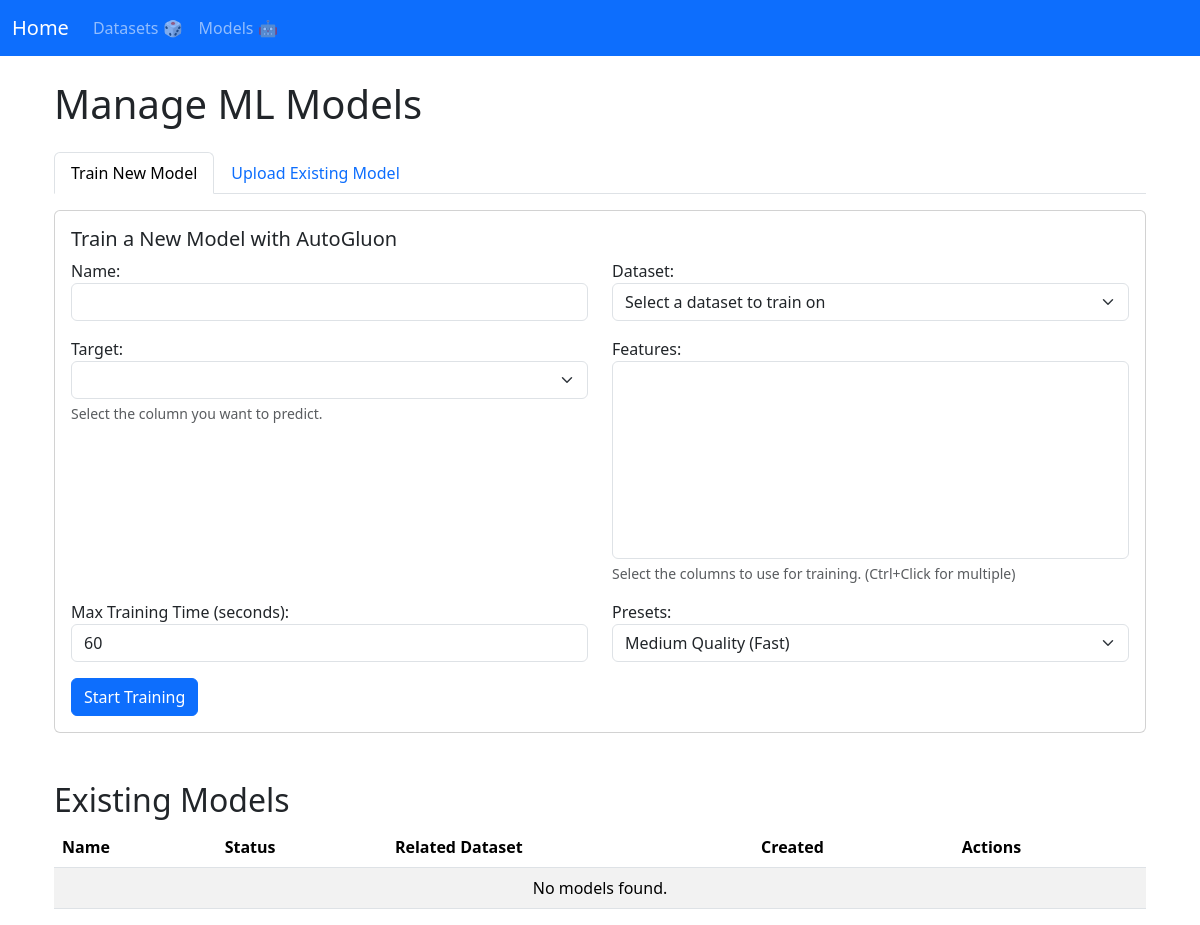
Page /manage_MLmodels/ on the earlier database version.
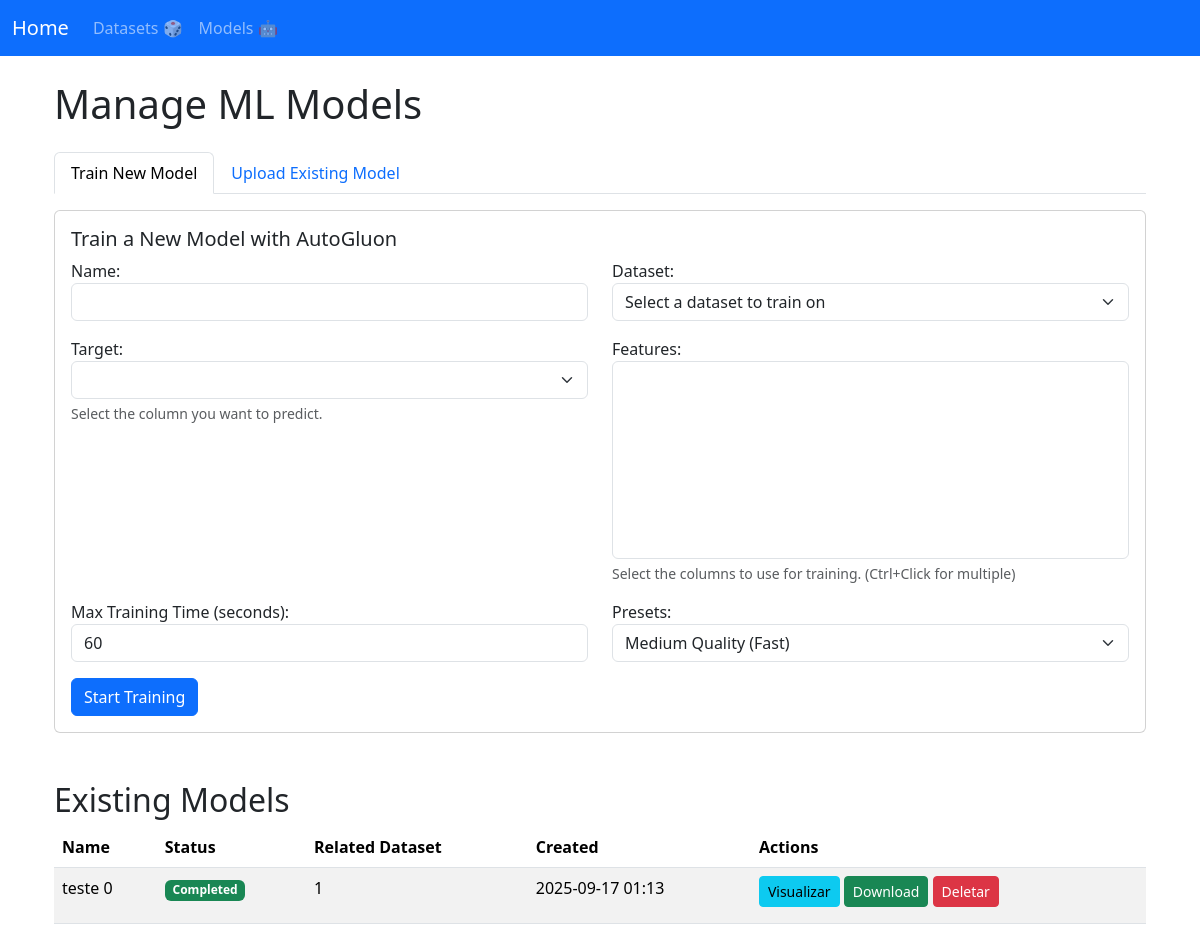
Same page on the later database version.
### manage_MLmodels/models.py (models this page shows, shortened)
class MLModel(models.Model):
    file = models.FileField(
        upload_to="MLmodels/",
        help_text="The ZIP file containing the model on Autogluon format",
        blank=True,
        null=True,
    )
    name = models.CharField(max_length=100, help_text="Name of the model")
    description = models.TextField(
        blank=True,
        null=True,
        help_text="A brief description about the model and it's purpouse",
    )
    related_dataset = models.ForeignKey(
        "manage_datasets.Dataset", on_delete=models.SET_NULL, null=True, blank=True
    )
    features = models.JSONField(
        help_text="List of features used by the model", blank=True, null=True
    )
    target = models.CharField(max_length=100, help_text="Target variable name")
    model_type = models.CharField(
        max_length=100,
        default="TabularPredictor",
        help_text="Type of model, e.g., TabularPredictor",
    )
    STATUS_CHOICES = [
        ("TRAINING", "Training"),
        ("COMPLETED", "Completed"),
        ("FAILED", "Failed"),
    ]
    status = models.CharField(
        max_length=10,
        choices=STATUS_CHOICES,
        default="COMPLETED",
        help_text="The current status of the model.",
    )
    date = models.DateTimeField(
        auto_now_add=True, help_text="Date and time when the dataset was uploaded"
    )
    uploaded_by = models.ForeignKey(
        User,
        on_delete=models.SET_NULL,
        blank=True,
        null=True,
        help_text="User who uploaded the model",
    )
    is_evaluated = models.BooleanField(
        default=False, help_text="Indicates if the model has been evaluated."
    )
    evaluation_date = models.DateTimeField(
        blank=True,
        null=True,
        help_text="Date and time when the model was last evaluated.",
    )
    evaluation_metrics = models.JSONField(
        blank=True,
        null=True,
        help_text="Key-value pairs of evaluation metrics (e.g., accuracy, F1-score).",
    )
    evaluation_plots = models.JSONField(
        blank=True,
        null=True,
        help_text="Cached plots from model evaluation or prediction simulations.",
    )

### manage_datasets/models.py (models this page shows)
class Dataset(models.Model):
    file = models.FileField(
        upload_to="datasets/", help_text="The CSV file containing the dataset"
    )
    name = models.CharField(max_length=100, help_text="Name of the dataset")
    separator = models.CharField(
        max_length=10,
        default=",",
        help_text="Separator used in the CSV file (e.g., ',', ';', '\t')",
    )
    encoding = models.CharField(
        max_length=20,
        default="utf-8",
        help_text="Encoding of the CSV file (e.g., 'utf-8', 'latin-1')",
    )
    description = models.TextField(
        blank=True, null=True, help_text="A brief description of the dataset's contents"
    )
    date = models.DateTimeField(
        auto_now_add=True, help_text="Date and time when the dataset was uploaded"
    )
    n_rows = models.IntegerField(default=0, help_text="Number of rows in the dataset")
    columns = models.JSONField(
        help_text="JSON representation of the column names and their data types"
    )
    n_columns = models.IntegerField(
        default=0, help_text="Number of columns in the dataset"
    )
    uploaded_by = models.ForeignKey(
        User,
        on_delete=models.SET_NULL,
        blank=True,
        null=True,
        help_text="User who uploaded the dataset",
    )
    plots_context = models.JSONField(
        blank=True, null=True, help_text="Cached plots for visualization"
    )
    stats_context = models.JSONField(
        blank=True, null=True, help_text="Cached stats for visualization"
    )
    head_context = models.TextField(
        blank=True,
        null=True,
        help_text="Cached HTML for the head of the dataset for visualization",
    )
    def __str__(self):
        return str(self.name)

### manage_MLmodels/views.py (the view, shortened to what this page needs)
# urls.py: path("", include("manage_MLmodels.urls")),
def manage_MLmodels(request):
    upload_form = None
    train_form = None
    selected_target = ""
    selected_features = []
    if upload_form is None:
        upload_form = UploadMLModelForm(prefix="upload")
    if train_form is None:
        dataset_id = request.GET.get("train-dataset")
        if dataset_id:
            try:
                dataset = Dataset.objects.get(pk=dataset_id)
                columns = (
                    list(dataset.columns.keys())
                    if isinstance(dataset.columns, dict)
                    else list(dataset.columns or [])
                )
                choices = [
                    (c, c) for c in columns
                ]  # Instantiate with the dataset's initial value to show the select already with a value
                train_form = TrainMLModelForm(
                    prefix="train", initial={"dataset": dataset}
                )
                train_form.fields["target"].choices = choices
                train_form.fields["features"].choices = choices
            except Dataset.DoesNotExist:
                train_form = TrainMLModelForm(prefix="train")
        else:
            train_form = TrainMLModelForm(prefix="train")
    selected_features_json = json.dumps(selected_features)
    models = MLModel.objects.all().order_by("-date")
    context = {
        "models": models,
        "upload_form": upload_form,
        "train_form": train_form,
        "selected_target": selected_target,
        "selected_features_json": selected_features_json,
    }
    return render(request, "manage_MLmodels.html", context)

### manage_MLmodels/forms.py
class UploadMLModelForm(forms.Form):
    name = forms.CharField(widget=forms.TextInput(attrs={"class": "form-control"}))
    description = forms.CharField(
        required=False,
        widget=forms.Textarea(attrs={"class": "form-control", "rows": 2}),
    )
    target = forms.CharField(widget=forms.TextInput(attrs={"class": "form-control"}))
    file = forms.FileField(widget=forms.FileInput(attrs={"class": "form-control"}))
    related_dataset = forms.ModelChoiceField(
        queryset=Dataset.objects.all().order_by("name"),
        required=False,
        empty_label="Select a related dataset (optional)",
        widget=forms.Select(attrs={"class": "form-select"}),
    )

### templates/manage_MLmodels.html (shortened to what the changed rows need)
{% extends "base.html" %}
{% block content %}
<div class="container mt-4">
    <h1 class="mb-4">Manage ML Models</h1>
    <h2 class="mt-5">Existing Models</h2>
    <div class="table-responsive">
        <table class="table table-striped table-hover">
            <thead>
                <tr>
                    <th scope="col">Name</th>
                    <th scope="col">Status</th>
                    <th scope="col">Related Dataset</th>
                    <th scope="col">Created</th>
                    <th scope="col">Actions</th>
                </tr>
            </thead>
            <tbody>
                {% for model in models %}
                <tr>
                    <td>{{ model.name }}</td>
                    <td>
                        {% if model.status == 'TRAINING' %}
                            <span class="badge bg-warning text-dark">{{ model.get_status_display }} <span class="spinner-border spinner-border-sm" role="status" aria-hidden="true"></span></span>
                        {% elif model.status == 'COMPLETED' %}
                            <span class="badge bg-success">{{ model.get_status_display }}</span>
                        {% elif model.status == 'FAILED' %}
                            <span class="badge bg-danger">{{ model.get_status_display }}</span>
                        {% else %}
                            <span class="badge bg-secondary">{{ model.get_status_display }}</span>
                        {% endif %}
                    </td>
                    <td>{{ model.related_dataset.name|default:"N/A" }}</td>
                    <td>{{ model.date|date:"Y-m-d H:i" }}</td>
                    <td>
                        <a href="{% url 'visualize_MLmodel_view' model.id %}"
                            class="btn btn-sm btn-info mb-2 visualize-btn"
                            <i class="bi bi-eye-fill"></i>
                            Visualizar
                        </a>
                        {% if model.file %}
                        <a href="{% url 'download_MLmodel_view' model.id %}"
                            class="btn btn-sm btn-success mb-2">
                            Download
                        </a>
                        {% endif %}
                        <a href="{% url 'delete_MLmodel_view' model.id %}"
                            class="btn btn-sm btn-danger mb-2"
                            onclick="return confirm('Tem certeza que deseja excluir esse modelo?');">
                            Deletar
                        </a>
                    </td>
                </tr>
                {% empty %}
                <tr>
                    <td colspan="5" class="text-center">No models found.</td>
                </tr>
                {% endfor %}
            </tbody>
        </table>
    </div>
</div>
{% endblock %}

Differences in the rows shown:
added MLModel: name "teste 0", status "Completed", related_dataset.name "1", date "2025-09-17 01:13", shows "Download"
Other differences:
text no longer shown: "No models found."
